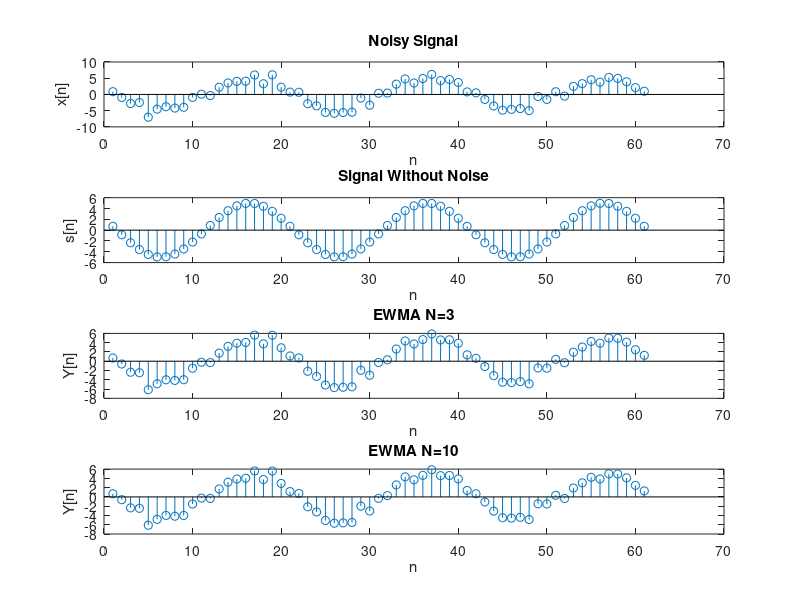

This chart was generated by the following MATLAB code:
clear;
close all;

m = 61;
Zn = randn(1, m);
n = [0:1:60];
Sn = [];
Xn = [];
Yn = zeros(1,61);
Yn2 = zeros(1,61);
Sn = 5*sin((2*pi*n)/20 + 3);
Xn = Sn + Zn;


subplot(4, 1, 1);
stem(Xn);
title('Noisy Signal');
xlabel('n');
ylabel('x[n]');

subplot(4, 1, 2);
stem(Sn);
title('Signal Without Noise');
xlabel('n');
ylabel('s[n]');

b = 0.2;
N2 = 10;
N = 3;


for j = 0:60
	for i = 0:N-1
        if((j-i)>=0)
            Yn(j+1) =(b.^i)*(Xn(j-i+1)) + Yn(j+1);
        end
    end
    Yn(j+1) = (1-b)/(1-(b.^N))*Yn(j+1);
end

for j = 0:60
	for i = 0:N2-1
        if((j-i)>=0)
            Yn2(j+1) =(b.^i)*(Xn(j-i+1)) + Yn2(j+1);
        end
    end
    Yn2(j+1) = (1-b)/(1-(b.^N2))*Yn2(j+1);
end


subplot(4, 1, 3);
stem(Yn);
title('EWMA N=3');
xlabel('n');
ylabel('Y[n]');


subplot(4, 1, 4);
stem(Yn2);
title('EWMA N=10');
xlabel('n');
ylabel('Y[n]');


